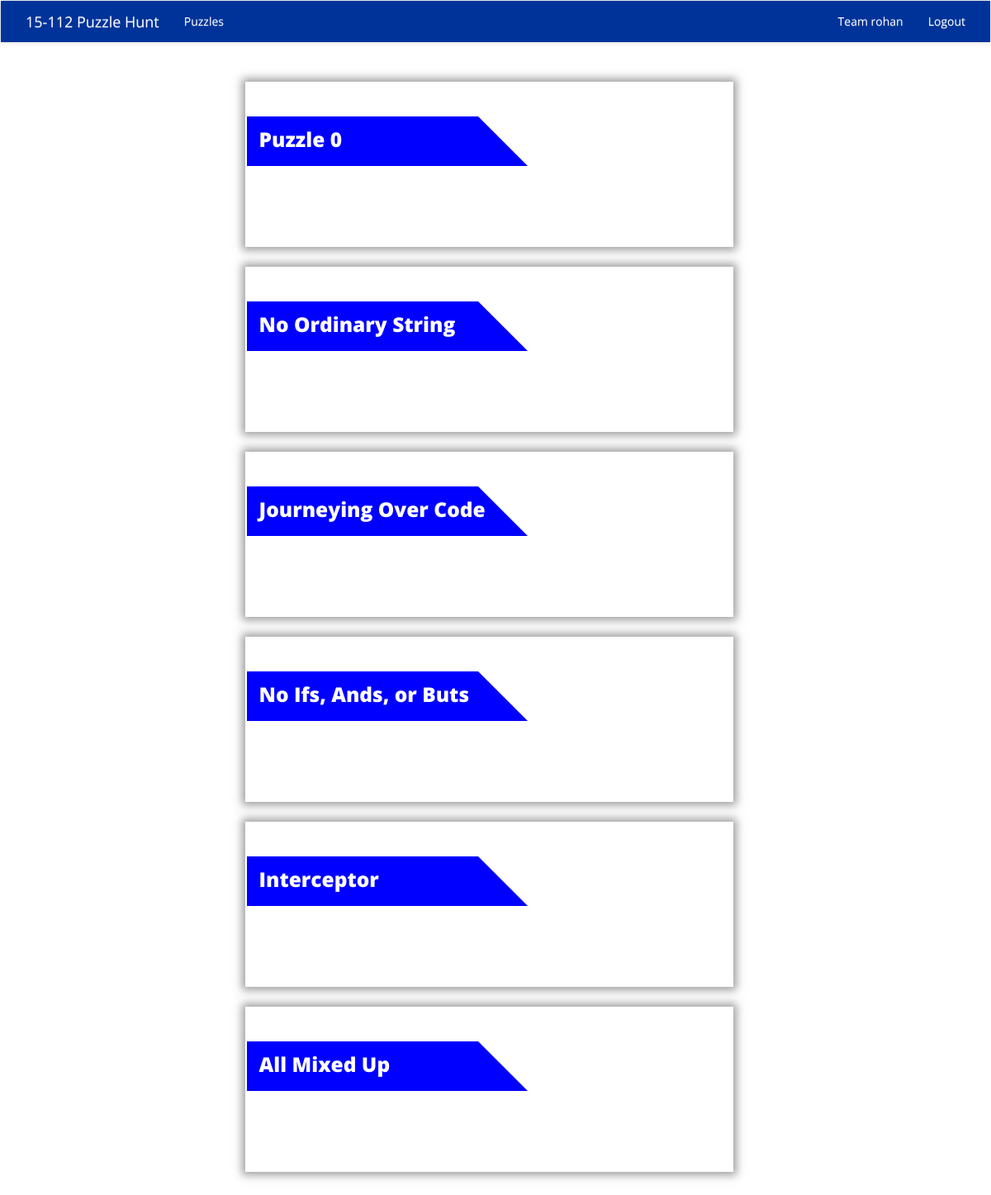
The page /puzzles (signed in) on the database its author committed.
### backend/models.py (models this page shows, shortened)
class Puzzle(models.Model):
  answer = models.CharField(default="", max_length=100)
  puzzle_unlocked = models.BooleanField(default=False)
  description = models.TextField(default="")
  name = models.CharField(default="", max_length=100)
  number = models.IntegerField(default=0)
  image_link = models.CharField(default="", max_length=300)
  hint1 = models.TextField(default="")
  hint2 = models.TextField(default="")
  hint3 = models.TextField(default="")
  hint4 = models.TextField(default="")
  hint5 = models.TextField(default="")
  hint1_unlocked = models.BooleanField(default=False)
  hint2_unlocked = models.BooleanField(default=False)
  hint3_unlocked = models.BooleanField(default=False)
  hint4_unlocked = models.BooleanField(default=False)
  hint5_unlocked = models.BooleanField(default=False)

### puzzlehunt/views.py (the view)
# urls.py: url(r'^puzzles', views.PuzzlePage.as_view()),
class PuzzlePage(View):
  def get(self,request):
    context = {}
    puzzles = []
    for puzzle in Puzzle.objects.all().order_by("number"):
        obj = puzzle.__dict__
        puzzles.append(obj)
    context["puzzles"] = puzzles
    return render(request, 'puzzle.html', context)

### puzzlehunt/templates/puzzle.html
{% extends 'base.html' %}
{% load staticfiles %}
{% block css %}
    <link href="{% static 'css/puzzles.css' %}" rel="stylesheet">
{% endblock %}
{% block body %}
<div class="row">
    <div class="col-lg-6 col-lg-offset-3 col-md-8 col-md-offset-2 col-sm-10 col-sm-offset-1 col-xs-10 col-xs-offset-1">
        <div class="row main-row">
            {% for puzzle in puzzles %}
                <a href="/puzzles/{{ puzzle.number }}">
                    <div class="col-md-12 tile-col">
                        <div class="puzzletile" style="background-image: url({{ puzzle.image_link }}); background-size: cover;">
                            <div class="tile-text">{{ puzzle.name }}</div>
                            <div class="tile-title"></div>
                        </div>
                    </div>
                </a>
            {% endfor %}
        </div>
    </div>
</div>
{% endblock  %}

### puzzlehunt/templates/base.html (shortened to what this page needs)
<html>
{% load staticfiles %}
  <head>
    <link href="{% static 'css/libs/jquery-ui.min.css' %}" rel="stylesheet">
    <link href="{% static 'css/libs/bootstrap.min.css' %}" rel="stylesheet">
    <link href="{% static 'css/libs/bootstrap-theme.min.css' %}" rel="stylesheet">
    <link href="{% static 'css/base.css' %}" rel="stylesheet">
    <link href="//maxcdn.bootstrapcdn.com/font-awesome/4.2.0/css/font-awesome.min.css" rel="stylesheet">
    {% block css %}{% endblock %}
  </head>
  <body>
    <nav class="navbar navbar-default">
      <div class="container-fluid nav-container">
        <div class="navbar-header">
          <a class="navbar-brand white-text" href="/">15-112 Puzzle Hunt</a>
        </div>
        <div class="collapse navbar-collapse" id="bs-example-navbar-collapse-1">
          <ul class=" header-area nav navbar-nav">
            {% if user.is_authenticated %}
              <li><a class="white-text" href="/puzzles">Puzzles</a></li>
            {% endif %}
          </ul>
          <ul class="nav navbar-nav navbar-right">
            {% if user.is_authenticated %}
              <li class="header-area"><a class="white-text" href="/">Team {{ user }}</a></li>
              <li class="header-area">
                <a class="white-text" href="/executelogout">Logout</a>
              </li>
            {% else %}
              <li class="header-area"><a class="white-text" href="/register">Register</a></li>
              <li class="header-area"><a class="white-text" href="/login">Login</a></li>
            {% endif %}
          </ul>
        </div>
      </div>
    </nav>
    {% block body %}{% endblock %}
  </body>
</html>

### static/css/base.css (style rules this page uses)
* { font-family: 'Open Sans', sans-serif; }
html, body { overflow-x: hidden; }
.nav-container { background-color: #003399; }
.white-text { color: white !important; }
.navbar-header { padding-left: 15px; }

### static/css/puzzles.css (style rules this page uses)
.puzzletile { color:black; position:relative; border: 2px solid white; box-shadow: 0px 0px 10px 4px rgba(119, 119, 119, 0.71); -moz-box-shadow: 0px 0px 10px 4px rgba(119, 119, 119, 0.71); -webkit-box-shadow: 0px 0px 10px 4px rgba(119, 119, 119, 0.71); height: 200px; margin: -3px; }
.tile-title { border-bottom: 60px solid blue; border-right: 60px solid transparent; width: 340px; margin-top: 40px; }
.tile-text { float: left; font-weight: 800; color: white; font-size: 175%; margin-top: 50px; margin-left: 15px; }
.tile-col { margin-right: -8px; margin-left: -8px; padding-top: 30px; }
.main-row { margin-bottom: 50px; }

### rows shown on the page
Puzzle: name "Puzzle 0"
Puzzle: name "No Ordinary String"
Puzzle: name "Journeying Over Code"
Puzzle: name "No Ifs, Ands, or Buts"
Puzzle: name "Interceptor"
Puzzle: name "All Mixed Up"

### other values the page prints
{{ user }} "rohan"
